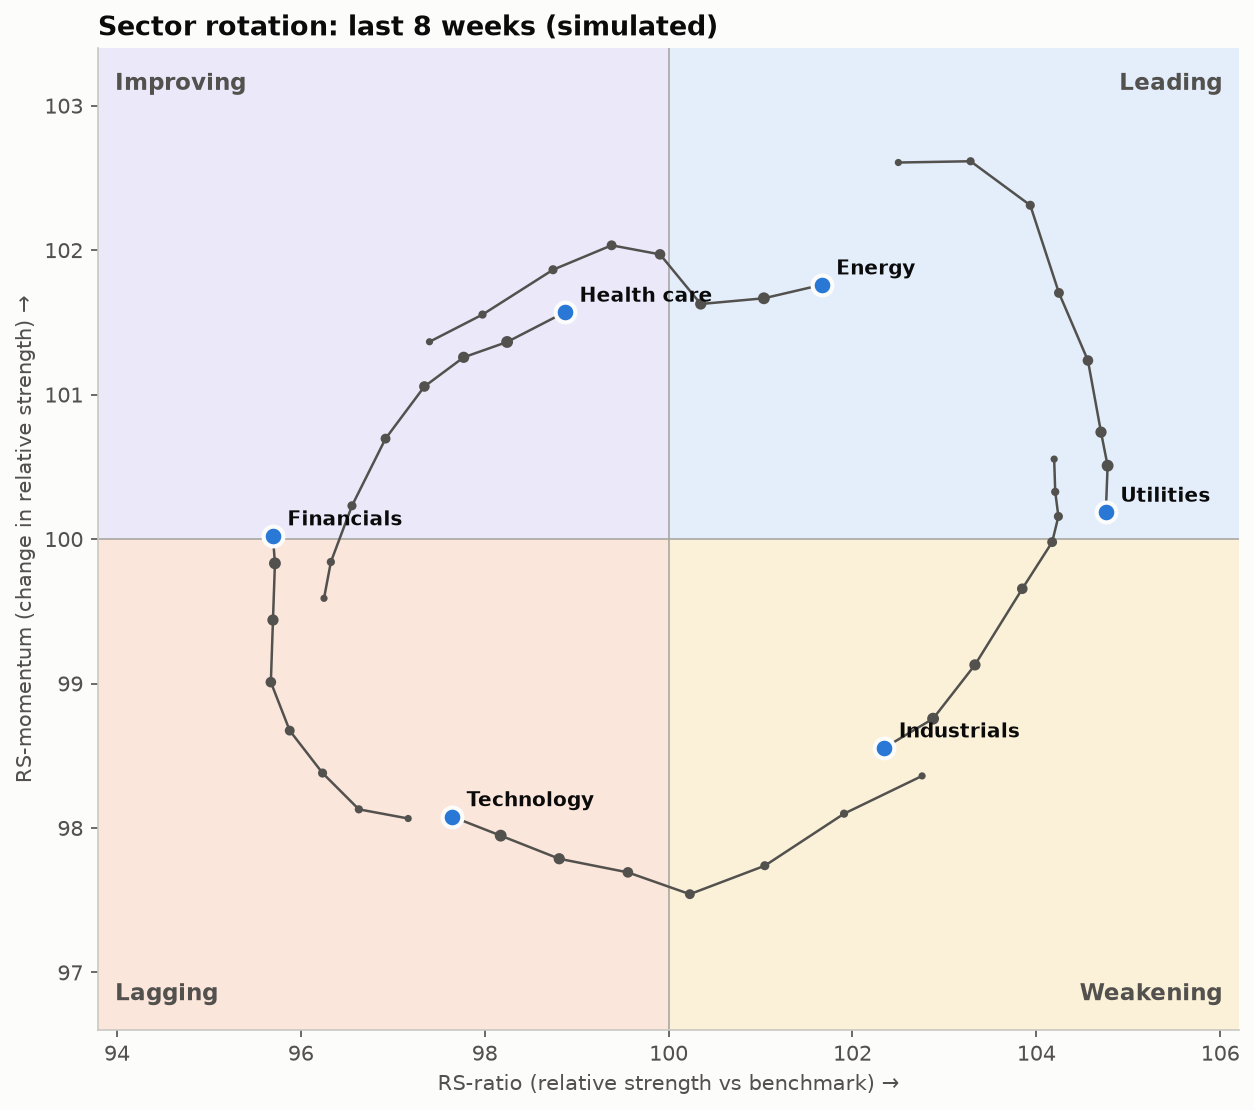

Write Python code to recreate this figure.
"""
Relative Rotation Graph (RRG)  -  family: Finance & investment

DESIGN PURPOSE
Plots each sector's relative strength against a benchmark (x, RS-ratio) and
the momentum of that relative strength (y, RS-momentum), with a short tail of
recent weeks. Sectors tend to rotate clockwise through four quadrants
(improving, leading, weakening, lagging), so the chart shows both where each
one is and where it is heading.

WHEN TO USE
  - Compare sector or asset-class leadership relative to a benchmark
  - See which groups are gaining or losing relative momentum before the trend
    is obvious
  - Use as a sector-rotation dashboard for weekly reviews

AVOID WHEN
  - The audience is unfamiliar with relative strength (start with a cumulative
    relative-return line)
  - There are more than ~10 series (tails become spaghetti)
  - Presenting it as a timing signal; it describes past relative performance
    and does not forecast

ALTERNATIVES
  - Relative performance lines indexed to 100
  - Ranking table of trailing returns
  - Bump chart of sector ranks

EXAMPLE
104 weeks of six simulated sector indices against a simulated benchmark
(illustrative). RS-ratio = 100 × fast/slow EMA of relative strength; RS-
momentum = 100 × RS-ratio / its value 3 weeks ago.

NOTE: Educational examples with simulated or historical data. Not investment
advice; past performance does not predict future returns.

Run:  python relative_rotation_graph.py
"""
import sys
from pathlib import Path

import numpy as np
import pandas as pd
import matplotlib.pyplot as plt

# Library style: categorical colors in fixed order, recessive axes, hairline grid.
PALETTE = ["#2a78d6", "#eb6834", "#1baf7a", "#eda100",
           "#e87ba4", "#008300", "#6250d6", "#e34948"]
SEQ_CMAP = "Blues"      # sequential: one hue, light -> dark
DIV_CMAP = "RdBu_r"     # diverging: two opposite hues, neutral midpoint
GRAY = "#b8b7b1"        # de-emphasised marks
plt.rcParams.update({
    "figure.figsize": (8, 4.8), "figure.dpi": 110, "figure.facecolor": "#fcfcfb",
    "axes.facecolor": "#fcfcfb", "axes.edgecolor": "#c9c8c3", "axes.linewidth": 0.8,
    "axes.spines.top": False, "axes.spines.right": False,
    "axes.grid": True, "grid.color": "#e6e5e1", "grid.linewidth": 0.6, "axes.axisbelow": True,
    "axes.prop_cycle": plt.cycler(color=PALETTE),
    "axes.titlesize": 13, "axes.titleweight": "bold", "axes.titlelocation": "left",
    "axes.labelcolor": "#52514e", "xtick.color": "#52514e", "ytick.color": "#52514e",
    "text.color": "#0b0b0b", "font.size": 10, "lines.linewidth": 2,
    "legend.frameon": False,
})

# --- Example data ------------------------------------------------------------
rng = np.random.default_rng(5)
weeks = 104
dates = pd.date_range("2024-01-05", periods=weeks, freq="W-FRI")
t = np.arange(weeks)
bench = 100 * np.exp(np.cumsum(rng.normal(0.002, 0.02, weeks)))
sectors = ["Technology", "Financials", "Health care", "Energy", "Utilities", "Industrials"]
phases = np.linspace(0, 2 * np.pi, len(sectors), endpoint=False)
prices = pd.DataFrame({
    s: bench * np.exp(0.07 * np.sin(2 * np.pi * t / 40 + ph) + np.cumsum(rng.normal(0, 0.004, weeks)))
    for s, ph in zip(sectors, phases)}, index=dates)

rs = prices.div(bench, axis=0)                                   # relative strength
rs_ratio = 100 * rs.ewm(span=6).mean() / rs.ewm(span=26).mean()  # trend of RS
rs_mom = 100 * rs_ratio / rs_ratio.shift(3)                      # rate of change of that trend
rs_ratio.tail(3).round(2)

# --- Plot --------------------------------------------------------------------
tail = 8
r, m = rs_ratio.iloc[-tail:], rs_mom.iloc[-tail:]
dx = (r - 100).abs().to_numpy().max() * 1.3
dy = (m - 100).abs().to_numpy().max() * 1.3

fig, ax = plt.subplots(figsize=(8.5, 7.5))
quads = [((100, 100), "Leading", "#e4eefb", (1, 1)), ((100 - dx, 100), "Improving", "#ebe8fa", (-1, 1)),
         ((100 - dx, 100 - dy), "Lagging", "#fbe6dc", (-1, -1)), ((100, 100 - dy), "Weakening", "#fbf1d9", (1, -1))]
for (x0, y0), name, tint, (sx, sy) in quads:
    ax.add_patch(plt.Rectangle((x0, y0), dx, dy, facecolor=tint, linewidth=0, zorder=0))
    ax.text(100 + sx * dx * 0.97, 100 + sy * dy * 0.95, name, ha="right" if sx > 0 else "left",
            va="top" if sy > 0 else "bottom", fontsize=11, fontweight="bold", color="#52514e")
ax.axhline(100, color="#a9a8a2", linewidth=0.8)
ax.axvline(100, color="#a9a8a2", linewidth=0.8)

for s in sectors:
    ax.plot(r[s], m[s], color="#52514e", linewidth=1.2, zorder=2)
    ax.scatter(r[s].iloc[:-1], m[s].iloc[:-1], s=np.linspace(6, 22, tail - 1), color="#52514e", zorder=3)
    ax.scatter(r[s].iloc[-1], m[s].iloc[-1], s=90, color=PALETTE[0], edgecolor="#fcfcfb",
               linewidth=2, zorder=4)
    ax.annotate(s, (r[s].iloc[-1], m[s].iloc[-1]), xytext=(7, 5), textcoords="offset points",
                fontsize=9.5, fontweight="bold", zorder=5)

ax.set_xlim(100 - dx, 100 + dx)
ax.set_ylim(100 - dy, 100 + dy)
ax.grid(False)
ax.set_xlabel("RS-ratio (relative strength vs benchmark) →")
ax.set_ylabel("RS-momentum (change in relative strength) →")
ax.set_title(f"Sector rotation: last {tail} weeks (simulated)")
fig.tight_layout()

# --- Save / show -------------------------------------------------------------
out = Path(__file__).with_name(Path(__file__).stem + ".png")
fig.savefig(out, dpi=150, bbox_inches="tight")
print(f"saved {out}")
if "--no-show" not in sys.argv:
    plt.show()
